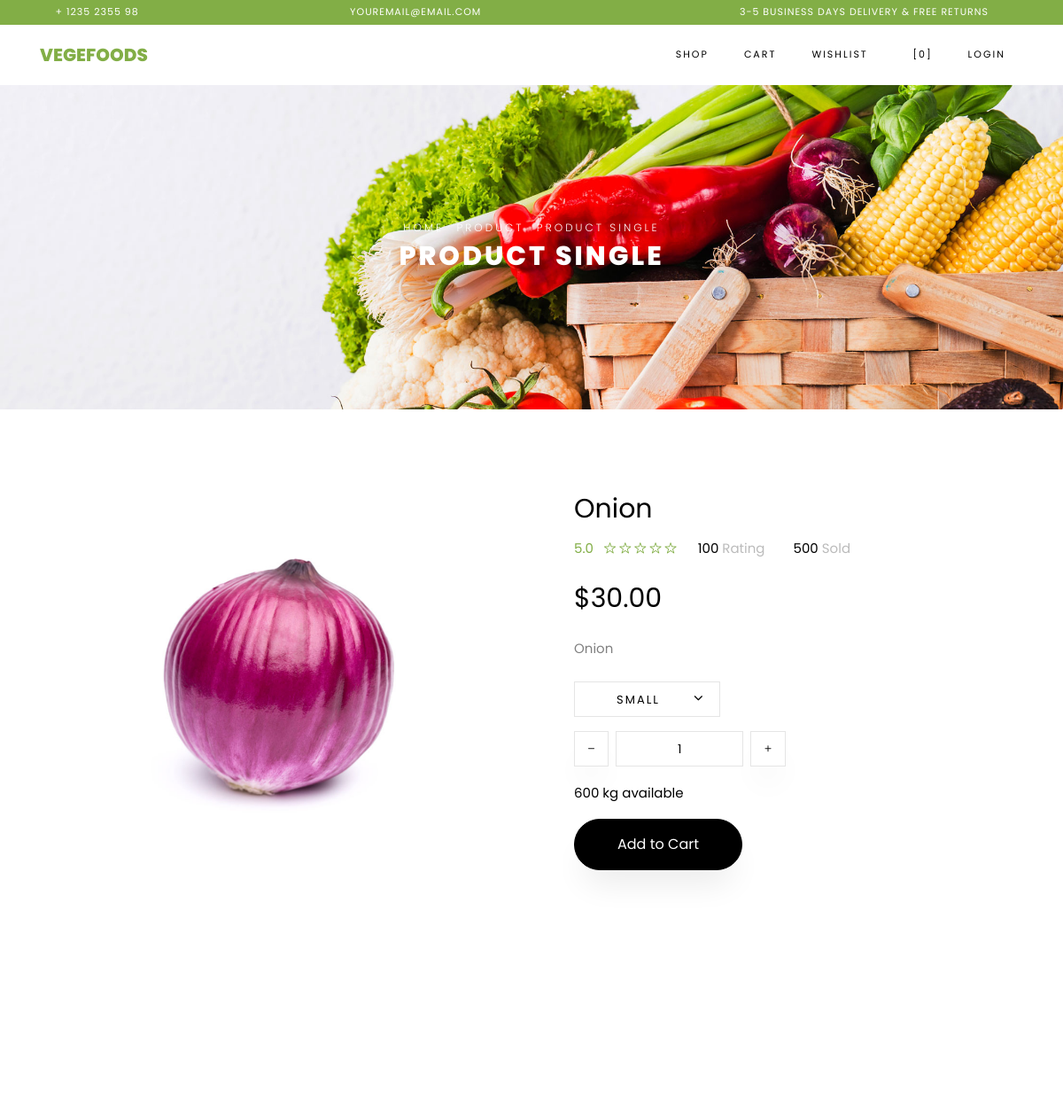
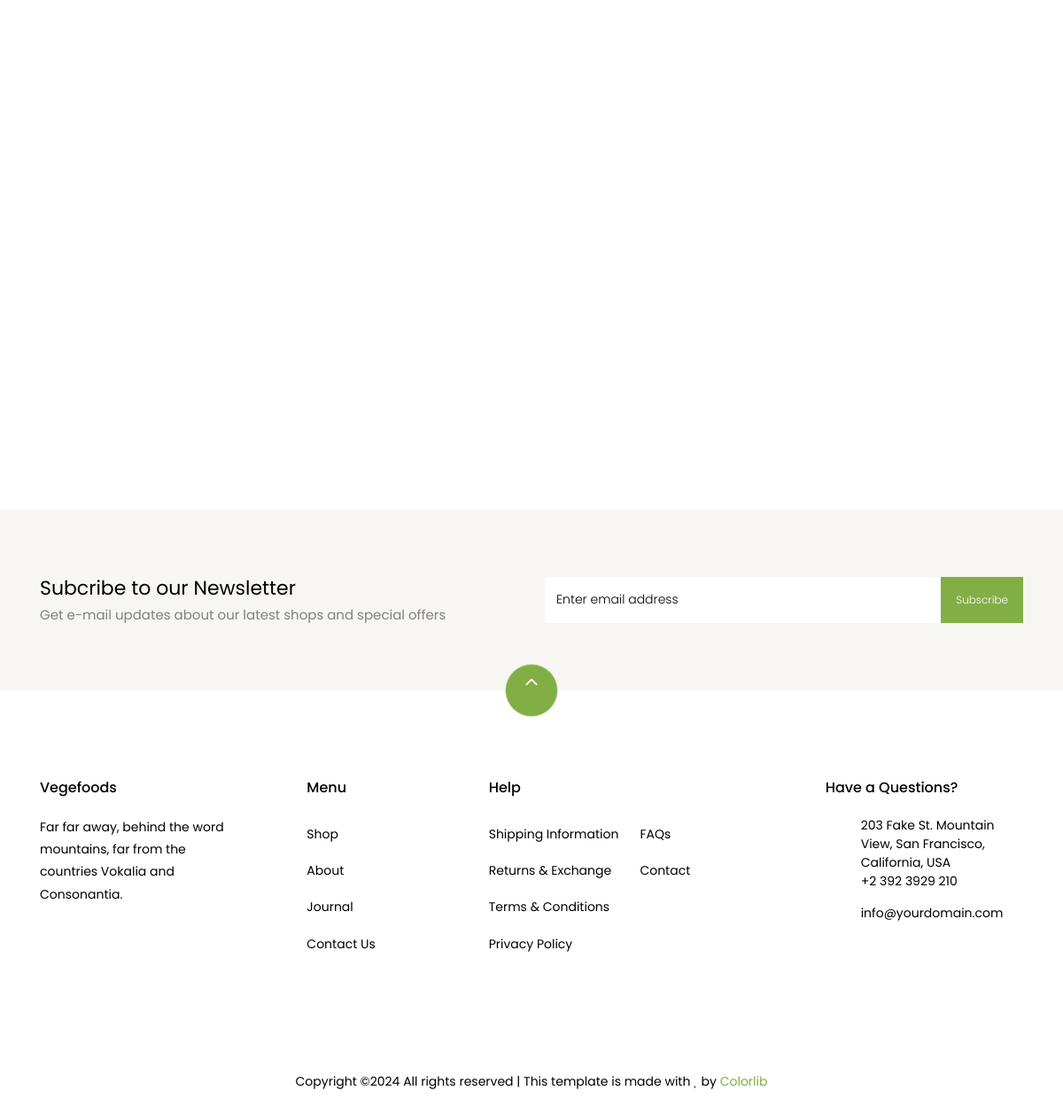
Page /product/7/ on the committed database (2 pictures, top to bottom).
### store/models.py (models this page shows, shortened)
class Product(models.Model):
    name = models.CharField(max_length=255)
    description = models.TextField()
    price = models.DecimalField(max_digits=10, decimal_places=2)
    image = models.ImageField(upload_to='static/products/', null=True,
                              blank=True)
    category = models.ForeignKey(Category, on_delete=models.CASCADE)
    created_time = models.DateTimeField(auto_now_add=True)
    updated_time = models.DateTimeField(auto_now=True)

### store/views.py (the view)
# urls.py: path('product/<int:id>/', ProductSingleView.as_view(), name='product'),
class ProductSingleView(View):
    def get(self, request, id):
        data = Product.objects.get(id=id)
        return render(request,
                      "store/product-single.html",
                      context={'name': data.name,
                               'description': data.description,
                               'price': data.price,
                               'rating': 5.0,
                               'url': data.image.url,
                               })

### store/templates/store/product-single.html (shortened to what this page needs)
{% extends 'store/base.html' %}
{% load static %}
{% block content %}
    <div class="hero-wrap hero-bread" style="background-image: url({% static 'store/images/bg_1.jpg'%});">
      <div class="container">
        <div class="row no-gutters slider-text align-items-center justify-content-center">
          <div class="col-md-9 ftco-animate text-center">
          	<p class="breadcrumbs"><span class="mr-2"><a href="index.html">Home</a></span> <span class="mr-2"><a href="index.html">Product</a></span> <span>Product Single</span></p>
            <h1 class="mb-0 bread">Product Single</h1>
          </div>
        </div>
      </div>
    </div>
    <section class="ftco-section">
    	<div class="container">
    		<div class="row">
    			<div class="col-lg-6 mb-5 ftco-animate">
    				<a href="{{ url }}" class="image-popup"><img src="{{ url }}" class="img-fluid" alt="Colorlib Template"></a>
    			</div>
    			<div class="col-lg-6 product-details pl-md-5 ftco-animate">
    				<h3>{{name}}</h3>
    				<div class="rating d-flex">
							<p class="text-left mr-4">
								<a href="#" class="mr-2">{{rating}}</a>
								<a href="#"><span class="ion-ios-star-outline"></span></a>
								<a href="#"><span class="ion-ios-star-outline"></span></a>
								<a href="#"><span class="ion-ios-star-outline"></span></a>
								<a href="#"><span class="ion-ios-star-outline"></span></a>
								<a href="#"><span class="ion-ios-star-outline"></span></a>
							</p>
							<p class="text-left mr-4">
								<a href="#" class="mr-2" style="color: #000;">100 <span style="color: #bbb;">Rating</span></a>
							</p>
							<p class="text-left">
								<a href="#" class="mr-2" style="color: #000;">500 <span style="color: #bbb;">Sold</span></a>
							</p>
						</div>
    				<p class="price"><span>${{price}}</span></p>
    				<p>{{description}}
						</p>
						<div class="row mt-4">
							<div class="col-md-6">
								<div class="form-group d-flex">
		              <div class="select-wrap">
	                  <div class="icon"><span class="ion-ios-arrow-down"></span></div>
	                  <select name="" id="" class="form-control">
	                  	<option value="">Small</option>
	                  </select>
	                </div>
		            </div>
							</div>
							<div class="input-group col-md-6 d-flex mb-3">
	             	<span class="input-group-btn mr-2">
	                	<button type="button" class="quantity-left-minus btn"  data-type="minus" data-field="">
	                   <i class="ion-ios-remove"></i>
	                	</button>
	            		</span>
	             	<input type="text" id="quantity" name="quantity" class="form-control input-number" value="1" min="1" max="100">
	             	<span class="input-group-btn ml-2">
	                	<button type="button" class="quantity-right-plus btn" data-type="plus" data-field="">
	                     <i class="ion-ios-add"></i>
	                 </button>
	             	</span>
	          	</div>
	          	<div class="col-md-12">
	          		<p style="color: #000;">600 kg available</p>
	          	</div>
          	</div>
          	<p><a href="cart.html" class="btn btn-black py-3 px-5">Add to Cart</a></p>
    			</div>
    		</div>
    	</div>
    </section>
    <section class="ftco-section">
    	<div class="container">
				<div class="row justify-content-center mb-3 pb-3">
        </div>
    	</div>
    	<div class="container">
    		<div class="row">
    		</div>
    	</div>
    </section>
		<section class="ftco-section ftco-no-pt ftco-no-pb py-5 bg-light">
      <div class="container py-4">
        <div class="row d-flex justify-content-center py-5">
          <div class="col-md-6">
          	<h2 style="font-size: 22px;" class="mb-0">Subcribe to our Newsletter</h2>
          	<span>Get e-mail updates about our latest shops and special offers</span>
          </div>
          <div class="col-md-6 d-flex align-items-center">
            <form action="#" class="subscribe-form">
              <div class="form-group d-flex">
                <input type="text" class="form-control" placeholder="Enter email address">
                <input type="submit" value="Subscribe" class="submit px-3">
              </div>
            </form>
          </div>
        </div>
      </div>
    </section>
{% endblock %}

### rows in the picture
Product: name "Onion", price "30.00", description "Onion"

### other values in the picture
{{ rating }} "5.0"
